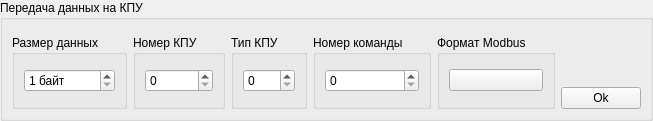
<?xml version="1.0" encoding="UTF-8"?>
<ui version="4.0">
 <class>USKKPUData</class>
 <widget class="QWidget" name="USKKPUData">
  <property name="geometry">
   <rect>
    <x>0</x>
    <y>0</y>
    <width>562</width>
    <height>121</height>
   </rect>
  </property>
  <property name="windowTitle">
   <string>Form</string>
  </property>
  <layout class="QVBoxLayout" name="verticalLayout_6">
   <property name="margin">
    <number>0</number>
   </property>
   <item>
    <widget class="QGroupBox" name="groupBox">
     <property name="title">
      <string>Передача данных на КПУ</string>
     </property>
     <layout class="QVBoxLayout" name="verticalLayout_5">
      <item>
       <widget class="QHexEdit" name="hexEditWidget" native="true">
        <zorder></zorder>
       </widget>
      </item>
      <item>
       <layout class="QHBoxLayout" name="horizontalLayout_2">
        <item>
         <widget class="QGroupBox" name="groupBox_2">
          <property name="title">
           <string>Размер данных</string>
          </property>
          <layout class="QVBoxLayout" name="verticalLayout">
           <item>
            <widget class="QSpinBox" name="spinBoxSizeOfData">
             <property name="suffix">
              <string> байт</string>
             </property>
             <property name="prefix">
              <string/>
             </property>
             <property name="minimum">
              <number>1</number>
             </property>
             <property name="maximum">
              <number>50</number>
             </property>
            </widget>
           </item>
          </layout>
         </widget>
        </item>
        <item>
         <widget class="QGroupBox" name="groupBox_3">
          <property name="title">
           <string>Номер КПУ</string>
          </property>
          <layout class="QVBoxLayout" name="verticalLayout_2">
           <item>
            <widget class="QSpinBox" name="spinBoxKPUNum">
             <property name="maximum">
              <number>255</number>
             </property>
            </widget>
           </item>
          </layout>
         </widget>
        </item>
        <item>
         <widget class="QGroupBox" name="groupBox_4">
          <property name="title">
           <string>Тип КПУ</string>
          </property>
          <layout class="QVBoxLayout" name="verticalLayout_3">
           <item>
            <widget class="QSpinBox" name="spinBoxKPUType">
             <property name="maximum">
              <number>255</number>
             </property>
            </widget>
           </item>
          </layout>
         </widget>
        </item>
        <item>
         <widget class="QGroupBox" name="groupBox_5">
          <property name="title">
           <string>Номер команды</string>
          </property>
          <layout class="QHBoxLayout" name="horizontalLayout_3">
           <item>
            <widget class="QSpinBox" name="spinBoxNumberOfCommand"/>
           </item>
          </layout>
         </widget>
        </item>
        <item>
         <widget class="QGroupBox" name="groupBox_6">
          <property name="title">
           <string>Формат Modbus</string>
          </property>
          <layout class="QVBoxLayout" name="verticalLayout_7">
           <item>
            <widget class="QPushButton" name="pushButtonModbusOnOff">
             <property name="text">
              <string/>
             </property>
             <property name="checkable">
              <bool>true</bool>
             </property>
            </widget>
           </item>
          </layout>
         </widget>
        </item>
        <item>
         <layout class="QVBoxLayout" name="verticalLayout_4">
          <item>
           <spacer name="verticalSpacer">
            <property name="orientation">
             <enum>Qt::Vertical</enum>
            </property>
            <property name="sizeHint" stdset="0">
             <size>
              <width>20</width>
              <height>40</height>
             </size>
            </property>
           </spacer>
          </item>
          <item>
           <layout class="QHBoxLayout" name="horizontalLayout">
            <item>
             <spacer name="horizontalSpacer">
              <property name="orientation">
               <enum>Qt::Horizontal</enum>
              </property>
              <property name="sizeHint" stdset="0">
               <size>
                <width>40</width>
                <height>20</height>
               </size>
              </property>
             </spacer>
            </item>
            <item>
             <widget class="QPushButton" name="pushButtonOk">
              <property name="text">
               <string>Ok</string>
              </property>
             </widget>
            </item>
           </layout>
          </item>
         </layout>
        </item>
       </layout>
      </item>
     </layout>
    </widget>
   </item>
  </layout>
 </widget>
 <customwidgets>
  <customwidget>
   <class>QHexEdit</class>
   <extends>QWidget</extends>
   <header>qhexedit/qhexedit.h</header>
   <container>1</container>
  </customwidget>
 </customwidgets>
 <resources/>
 <connections/>
</ui>
